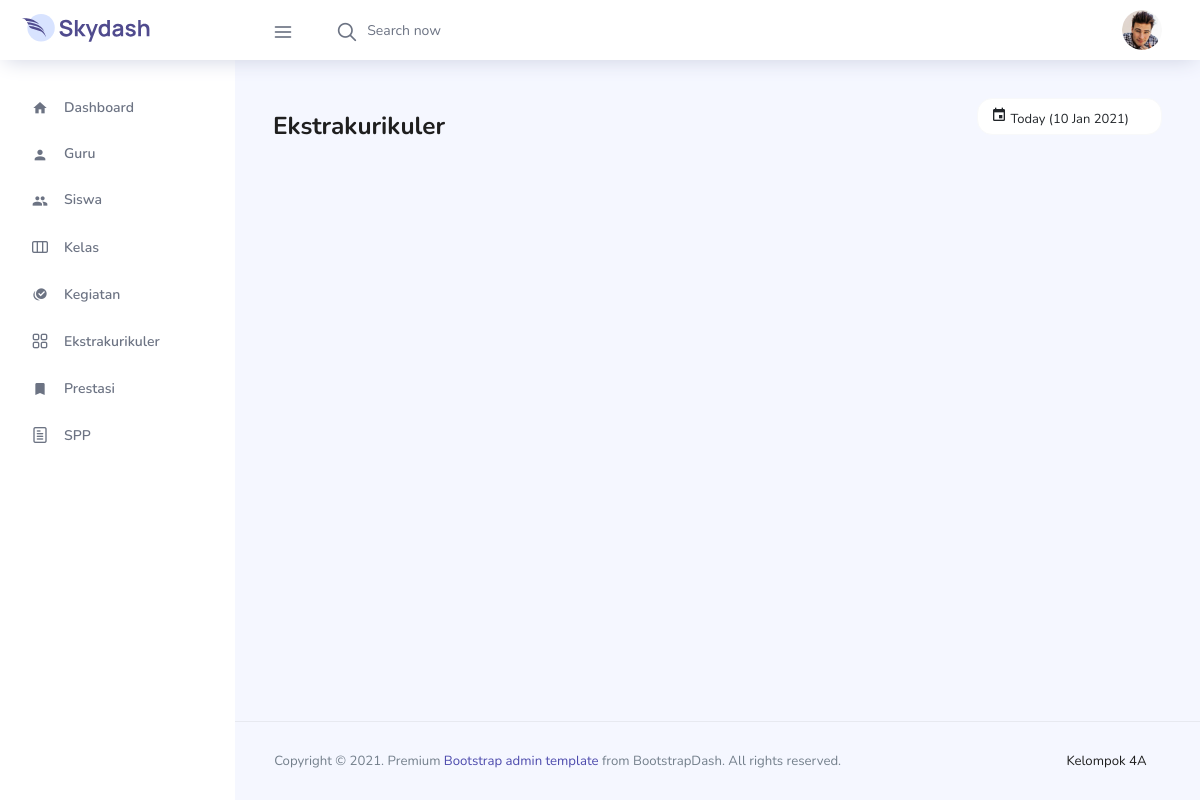
The page /pages/admin/ekskul/ekskul.php on the database as committed earlier.
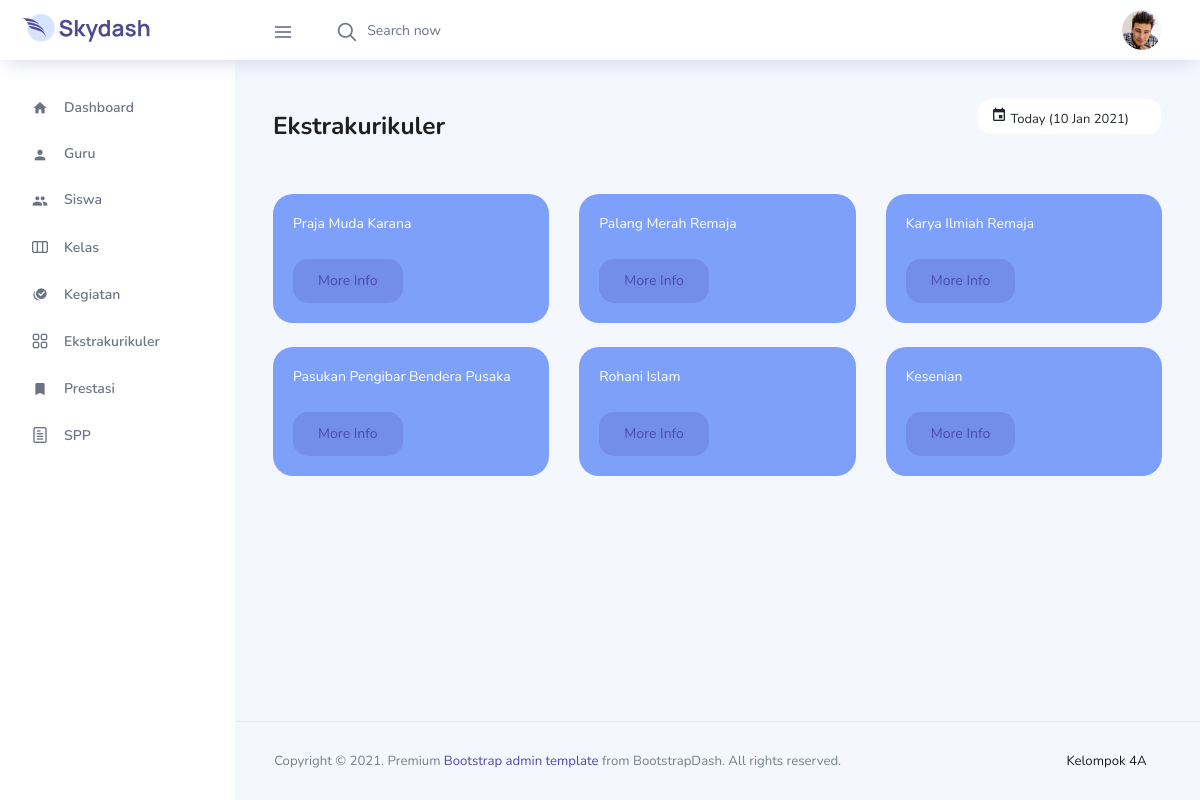
The same page on the database as committed later.
### tables this page shows
CREATE TABLE `ekstrakurikuler` (
  `id` int(11) NOT NULL,
  `nama_ekskul` varchar(200) NOT NULL,
  `jadwal_ekskul` varchar(200) NOT NULL
);

### pages/php/functions.php (called while the page is built)
<?php
function koneksi() {
    $conn = mysqli_connect("localhost", "root", "");
    mysqli_select_db($conn, "sekolah");
    return $conn;
}
function query($sql) {
    $conn = koneksi();
    $result = mysqli_query($conn, $sql);
    $rows = [];
    while ($row = mysqli_fetch_assoc($result)) {
        $rows[] = $row;
    }
    return $rows;
}
?>

### pages/admin/ekskul/ekskul.php (the view, shortened to what the changed rows need)
<?php
require '../../php/functions.php';
$ekstrakurikuler = query("SELECT * FROM ekstrakurikuler");
?>
<!DOCTYPE html>
<html lang="en">
<head>
  <link rel="stylesheet" href="../../../vendors/feather/feather.css">
  <link rel="stylesheet" href="../../../vendors/ti-icons/css/themify-icons.css">
  <link rel="stylesheet" href="../../../vendors/mdi/css/materialdesignicons.min.css"/>
  <link rel="stylesheet" href="../../../vendors/css/vendor.bundle.base.css">
  <link rel="stylesheet" href="../../../css/vertical-layout-light/style.css">
</head>
<body>
  <div class="container-scroller">
    <div class="container-fluid page-body-wrapper">
      <div class="main-panel">
        <div class="content-wrapper">
          <div class="row">
            <div class="col-md-12 grid-margin transparent">
              <div class="row">
              <?php foreach($ekstrakurikuler as $ekskul) : ?>
                <div class="col-md-4 mb-4 stretch-card transparent">
                  <div class="card card-tale">
                    <div class="card-body">
                      <p class="mb-4"><?= $ekskul["nama_ekskul"]; ?></p>
                      <a href="../../../pages/admin/ekskul/detail-ekskul.php?id=<?= $ekskul["id"]; ?>">
                        <button class="btn btn-inverse-primary">More Info</button>
                      </a>
                    </div>
                  </div>
                </div>
              <?php endforeach; ?>
              </div>
            </div>
          </div>
        </div>
      </div>
    </div>
  </div>
</body>
</html>

Rows that differ between the two databases and show on the page:
added ekstrakurikuler: nama_ekskul "Praja Muda Karana"
added ekstrakurikuler: nama_ekskul "Palang Merah Remaja"
added ekstrakurikuler: nama_ekskul "Karya Ilmiah Remaja"
added ekstrakurikuler: nama_ekskul "Pasukan Pengibar Bendera Pusaka"
added ekstrakurikuler: nama_ekskul "Rohani Islam"
added ekstrakurikuler: nama_ekskul "Kesenian"
